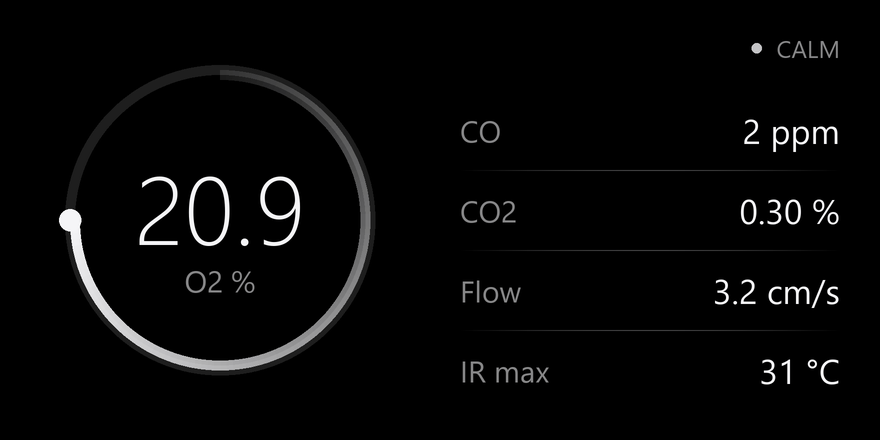

Generate this figure with Python:
"""FlameSense OLED görseli (880x440): dashboard'un Canli ekraninin kucuk hali.
Calistirma: python oled_live.py (Pillow ve Windows'taki Segoe UI fontlari gerekir)
Degerler dashboard/config.js icindeki LIVE_SAMPLE'dan.
"""
import math
import os
from PIL import Image, ImageDraw, ImageFont

OUT = os.path.join(os.path.dirname(os.path.abspath(__file__)), "oled_live.png")
W, H, SS = 880, 440, 2  # 2x ust ornekleme, sonda kucultulur
INK = (245, 245, 247)
LIVE = {"o2_pct": 20.9, "co_ppm": 2, "co2_pct": 0.30, "flow_cm_s": 3.2, "ir_max_c": 31}

LIGHT = r"C:\Windows\Fonts\segoeuil.ttf"
REG = r"C:\Windows\Fonts\segoeui.ttf"


def font(path, px):
    return ImageFont.truetype(path, px * SS)


def rgba(a):
    return (*INK, int(round(255 * a)))


img = Image.new("RGBA", (W * SS, H * SS), (0, 0, 0, 255))
def box_r(cx, cy, r):
    return [(cx - r) * SS, (cy - r) * SS, (cx + r) * SS, (cy + r) * SS]


# --- Halka (sol yari)
cx, cy, R, T = 220, 220, 150, 10
# soluk iz: tum daire
ring =Image.new("RGBA", img.size, (0, 0, 0, 0))
rd = ImageDraw.Draw(ring)
rd.ellipse(box_r(cx, cy, R + T / 2), fill=rgba(0.12))
rd.ellipse(box_r(cx, cy, R - T / 2), fill=(0, 0, 0, 0))
# yay: tepeden (PIL 270 derece) saat yonunde 270 derece
SLICE = 2.5
n = int(270 / SLICE)
arc = Image.new("RGBA", img.size, (0, 0, 0, 0))
ad = ImageDraw.Draw(arc)
for i in range(n):
    a0 = 270 + i * SLICE
    a1 = a0 + SLICE
    op = 0.10 + 0.90 * (i / (n - 1))
    ad.arc(box_r(cx, cy, R), a0, a1, fill=rgba(op), width=T * SS)
# yayin ucu: PIL 180 derece (sol)
tip = (cx + R * math.cos(math.radians(270 + 270)), cy + R * math.sin(math.radians(270 + 270)))
ad.ellipse(box_r(tip[0], tip[1], 11), fill=rgba(1.0))
img = Image.alpha_composite(img, ring)
img = Image.alpha_composite(img, arc)

# --- Metinler
txt = Image.new("RGBA", img.size, (0, 0, 0, 0))
td = ImageDraw.Draw(txt)
td.text((cx * SS, 205 * SS), f"{LIVE['o2_pct']:.1f}", font=font(LIGHT, 96), fill=rgba(1.0), anchor="mm")
td.text((cx * SS, 280 * SS), "O2 %", font=font(REG, 30), fill=rgba(0.55), anchor="mm")

rows = [("CO", f"{LIVE['co_ppm']} ppm"), ("CO2", f"{LIVE['co2_pct']:.2f} %"),
        ("Flow", f"{LIVE['flow_cm_s']:.1f} cm/s"), ("IR max", f"{LIVE['ir_max_c']} \u00b0C")]
X0, X1 = 460, 840
ys = [130, 210, 290, 370]
for (k, v), y in zip(rows, ys):
    td.text((X0 * SS, y * SS), k, font=font(REG, 30), fill=rgba(0.55), anchor="lm")
    td.text((X1 * SS, y * SS), v, font=font(REG, 34), fill=rgba(1.0), anchor="rm")
# satir arasi: uclara dogru solan 1 px cizgiler
for y in (170, 250, 330):
    for x in range(X0 * SS, X1 * SS):
        t = (x - X0 * SS) / ((X1 - X0) * SS)
        a = 0.28 * math.sin(math.pi * t)
        td.point((x, y * SS), fill=rgba(a))
        td.point((x, y * SS + 1), fill=rgba(a))
# CALM
td.text((X1 * SS, 48 * SS), "CALM", font=font(REG, 24), fill=rgba(0.55), anchor="rm")
cw = td.textlength("CALM", font=font(REG, 24))
td.ellipse(box_r(X1 - cw / SS - 20, 48, 5), fill=rgba(0.80))
img = Image.alpha_composite(img, txt)

img = img.convert("RGB").resize((W, H), Image.LANCZOS)
img.save(OUT)
print("yazildi:", OUT)
